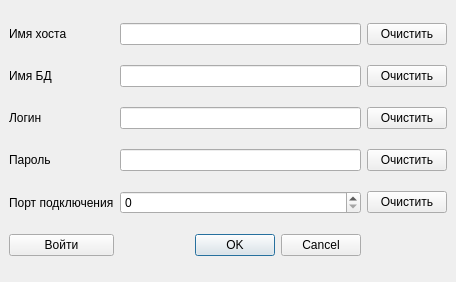
<?xml version="1.0" encoding="UTF-8"?>
<ui version="4.0">
 <class>MainWindow</class>
 <widget class="QMainWindow" name="MainWindow">
  <property name="geometry">
   <rect>
    <x>0</x>
    <y>0</y>
    <width>456</width>
    <height>282</height>
   </rect>
  </property>
  <property name="windowTitle">
   <string>MainWindow</string>
  </property>
  <widget class="QWidget" name="centralwidget">
   <layout class="QGridLayout" name="gridLayout">
    <item row="2" column="1">
     <widget class="QLineEdit" name="lE_login"/>
    </item>
    <item row="1" column="1">
     <widget class="QLineEdit" name="lE_bd"/>
    </item>
    <item row="0" column="0">
     <widget class="QLabel" name="l_host_name">
      <property name="text">
       <string>Имя хоста</string>
      </property>
      <property name="buddy">
       <cstring>lE_host_name</cstring>
      </property>
     </widget>
    </item>
    <item row="0" column="1">
     <widget class="QLineEdit" name="lE_host_name"/>
    </item>
    <item row="0" column="2">
     <widget class="QPushButton" name="pB_host_name_clear">
      <property name="text">
       <string>Очистить</string>
      </property>
     </widget>
    </item>
    <item row="3" column="0">
     <widget class="QLabel" name="l_password">
      <property name="text">
       <string>Пароль</string>
      </property>
      <property name="buddy">
       <cstring>lE_password</cstring>
      </property>
     </widget>
    </item>
    <item row="2" column="0">
     <widget class="QLabel" name="l_login">
      <property name="text">
       <string>Логин</string>
      </property>
      <property name="buddy">
       <cstring>lE_login</cstring>
      </property>
     </widget>
    </item>
    <item row="4" column="1">
     <widget class="QSpinBox" name="sB_port"/>
    </item>
    <item row="1" column="0">
     <widget class="QLabel" name="l_bd">
      <property name="text">
       <string>Имя БД</string>
      </property>
      <property name="buddy">
       <cstring>lE_bd</cstring>
      </property>
     </widget>
    </item>
    <item row="4" column="2">
     <widget class="QPushButton" name="pB_port_clear">
      <property name="text">
       <string>Очистить</string>
      </property>
     </widget>
    </item>
    <item row="3" column="2">
     <widget class="QPushButton" name="pB_password_clear">
      <property name="text">
       <string>Очистить</string>
      </property>
     </widget>
    </item>
    <item row="4" column="0">
     <widget class="QLabel" name="l_port">
      <property name="text">
       <string>Порт подключения</string>
      </property>
      <property name="buddy">
       <cstring>sB_port</cstring>
      </property>
     </widget>
    </item>
    <item row="2" column="2">
     <widget class="QPushButton" name="pB_login_clear">
      <property name="text">
       <string>Очистить</string>
      </property>
     </widget>
    </item>
    <item row="3" column="1">
     <widget class="QLineEdit" name="lE_password"/>
    </item>
    <item row="1" column="2">
     <widget class="QPushButton" name="pB_bd_clear">
      <property name="text">
       <string>Очистить</string>
      </property>
     </widget>
    </item>
    <item row="5" column="1">
     <widget class="QDialogButtonBox" name="buttonBox">
      <property name="standardButtons">
       <set>QDialogButtonBox::Cancel|QDialogButtonBox::Ok</set>
      </property>
     </widget>
    </item>
    <item row="5" column="0">
     <widget class="QPushButton" name="pushButton">
      <property name="text">
       <string>Войти</string>
      </property>
     </widget>
    </item>
   </layout>
  </widget>
 </widget>
 <tabstops>
  <tabstop>lE_host_name</tabstop>
  <tabstop>lE_bd</tabstop>
  <tabstop>lE_login</tabstop>
  <tabstop>lE_password</tabstop>
  <tabstop>sB_port</tabstop>
  <tabstop>pB_host_name_clear</tabstop>
  <tabstop>pB_bd_clear</tabstop>
  <tabstop>pB_login_clear</tabstop>
  <tabstop>pB_password_clear</tabstop>
  <tabstop>pB_port_clear</tabstop>
 </tabstops>
 <resources/>
 <connections>
  <connection>
   <sender>pB_host_name_clear</sender>
   <signal>clicked()</signal>
   <receiver>lE_host_name</receiver>
   <slot>clear()</slot>
   <hints>
    <hint type="sourcelabel">
     <x>444</x>
     <y>46</y>
    </hint>
    <hint type="destinationlabel">
     <x>344</x>
     <y>44</y>
    </hint>
   </hints>
  </connection>
  <connection>
   <sender>pB_bd_clear</sender>
   <signal>clicked()</signal>
   <receiver>lE_bd</receiver>
   <slot>clear()</slot>
   <hints>
    <hint type="sourcelabel">
     <x>356</x>
     <y>84</y>
    </hint>
    <hint type="destinationlabel">
     <x>344</x>
     <y>87</y>
    </hint>
   </hints>
  </connection>
  <connection>
   <sender>pB_login_clear</sender>
   <signal>clicked()</signal>
   <receiver>lE_login</receiver>
   <slot>clear()</slot>
   <hints>
    <hint type="sourcelabel">
     <x>385</x>
     <y>121</y>
    </hint>
    <hint type="destinationlabel">
     <x>330</x>
     <y>121</y>
    </hint>
   </hints>
  </connection>
  <connection>
   <sender>pB_password_clear</sender>
   <signal>clicked()</signal>
   <receiver>lE_password</receiver>
   <slot>clear()</slot>
   <hints>
    <hint type="sourcelabel">
     <x>378</x>
     <y>156</y>
    </hint>
    <hint type="destinationlabel">
     <x>323</x>
     <y>150</y>
    </hint>
   </hints>
  </connection>
  <connection>
   <sender>pB_port_clear</sender>
   <signal>clicked()</signal>
   <receiver>sB_port</receiver>
   <slot>clear()</slot>
   <hints>
    <hint type="sourcelabel">
     <x>387</x>
     <y>202</y>
    </hint>
    <hint type="destinationlabel">
     <x>297</x>
     <y>195</y>
    </hint>
   </hints>
  </connection>
 </connections>
</ui>
